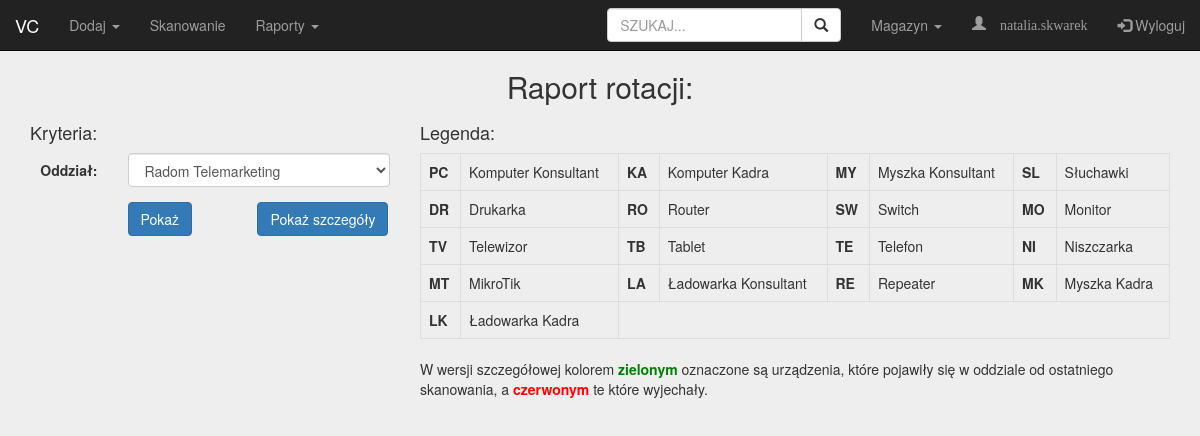
The page /rotate.php (signed in) on the database its author committed.
### tables this page shows
CREATE TABLE `firewall` (
  `id` int(11) NOT NULL,
  `name` varchar(32) NOT NULL,
  `tag` varchar(8) NOT NULL,
  `ip` varchar(16) NOT NULL,
  `stand` int(11) NOT NULL,
  `instance` int(11) NOT NULL,
  `range_from` int(11) NOT NULL,
  `range_to` int(11) NOT NULL,
  `listening_from` int(11) NOT NULL,
  `listening_to` int(11) NOT NULL
);

CREATE TABLE `types` (
  `id` int(11) NOT NULL,
  `name` varchar(32) NOT NULL,
  `tag` varchar(2) NOT NULL
);

### config.php (called while the page is built, shortened)
<?php
	function getDB() {
		$dbhost=DB_SERVER;
		$dbuser=DB_USERNAME;
		$dbpass=DB_PASSWORD;
		$dbname=DB_DATABASE;
		try {
			$dbConnection = new PDO("mysql:host=$dbhost;dbname=$dbname", $dbuser, $dbpass);
			$dbConnection->exec("set names utf8");
			$dbConnection->setAttribute(PDO::ATTR_ERRMODE, PDO::ERRMODE_EXCEPTION);
			return $dbConnection;
		}
		catch (PDOException $e) {
			echo 'Connection failed: ' . $e->getMessage();
		}
	}
	function getDepartment($id) {
		$db = getDB();
		$query = "SELECT * FROM firewall WHERE id = :id";
		$statement = $db->prepare($query);
		$statement->bindParam(':id',$id);
		$statement->execute();
		$count = $statement->rowCount();
		if($count > 0) {
			$result = $statement->fetch();
			return $result['name'];
		} else {
			return true;
		}
	}
?>

### rotate.php (the view, shortened to what this page needs)
<?php
include("config.php");
?>
<!DOCTYPE html>
<html lang="pl">
	<head>
		<link rel="stylesheet" href="https://maxcdn.bootstrapcdn.com/bootstrap/3.3.7/css/bootstrap.min.css">
		<link rel="stylesheet" href="css/style.css"/>
	</head>
	<body>
		<?php
		require('nav.php');
		?>
		<div class="container" style="margin-top:50px">
			<h2 class="text-center">Raport rotacji:</h2>
			<div class="row">
				<div class="col-sm-4">
					<h4>Kryteria:</h4>
					<form class="form-horizontal" action="" method="POST">
						<div class="form-group">
							<label class="control-label col-sm-3" for="department">Oddział:</label>
							<div class="col-sm-9">
								<select class="form-control" name="department" id="department" required>
									<?php
									$db = getDB();
									$statement2 = $db->prepare("SELECT * FROM firewall");
									$statement2->execute();
									foreach ($statement2->fetchAll(PDO::FETCH_ASSOC) as $value) {
										if(isset($department) && $department==$value['tag'])
											echo '<option value="'.$value["tag"].'" selected>'.$value["name"].'</option>';
										else
											echo '<option value="'.$value["tag"].'">'.$value["name"].'</option>';
									}
									?>
								</select>
							</div>
						</div>
						<div class="form-group">
							<div class="col-sm-offset-3 col-sm-2">
								<input type="submit" name="dateSend" class="btn btn-primary" value="Pokaż" />
							</div>
							<div class="col-sm-offset-2 col-sm-2">
								<input type="submit" name="dateSend2" class="btn btn-primary" value="Pokaż szczegóły" />
							</div>
						</div>
					</form>
				</div>
				<div class="col-sm-8">
					<h4>Legenda:</h4>
					<table class="table table-bordered">
						<tbody>
							<?php
							$db = getDB();
							$statement = $db->prepare("SELECT * FROM types");
							$statement->execute();
							$i = 1;
							foreach ($statement->fetchAll(PDO::FETCH_ASSOC) as $fw) {
								if($i==1) echo "<tr>";
								echo "<th>".$fw['tag']."</th>";
								echo "<td>".$fw['name']."</td>";
								$i++;
								if($i==5) $i = 1;
							}
							?>
						</tbody>
					</table>
					<p>W wersji szczegółowej kolorem <span style="color: green; font-weight: bold;">zielonym</span> oznaczone są urządzenia, które pojawiły się w oddziale od ostatniego skanowania, a <span style="color: red; font-weight: bold;">czerwonym</span> te które wyjechały.</p>
				</div>
			</div>
		</div>
	</body>
</html>

### nav.php (shortened to what this page needs)
<nav class="navbar navbar-inverse navbar-fixed-top">
	<div class="container-fluid">
		<div class="navbar-header">
			<a class="navbar-brand" href="home.php">VC</a>
		</div>
		<ul class="nav navbar-nav">
			<li class="dropdown">
				<a class="dropdown-toggle" data-toggle="dropdown" href="#">Dodaj
					<span class="caret"></span></a>
			</li>
			<li><a href="scan.php">Skanowanie</a></li>
			<li class="dropdown">
				<a class="dropdown-toggle" data-toggle="dropdown" href="#">Raporty
					<span class="caret"></span></a>
			</li>
		</ul>
		<ul class="nav navbar-nav navbar-right">
			<form class="navbar-form navbar-left" action="device.php">
				<div class="input-group">
					<input type="text" style="text-transform: uppercase;" class="form-control" placeholder="Szukaj..." name="id">
					<div class="input-group-btn">
						<button class="btn btn-default" type="submit">
							<i class="glyphicon glyphicon-search"></i>
						</button>
					</div>
				</div>
			</form>
			<li class="dropdown">
				<a class="dropdown-toggle" data-toggle="dropdown" href="#"><?php echo getDepartment($departmentSelected); ?>
					<span class="caret"></span></a>
			</li>
			<li><p class="navbar-text glyphicon glyphicon-user"> <?php echo $_SESSION["username"]; ?></p></li>
			<li><a href="logout.php"><span class="glyphicon glyphicon-log-in"></span> Wyloguj</a></li>
		</ul>
	</div>
</nav>

### css/style.css (style rules this page uses)
* { padding: 0; margin: 0; box-sizing: border-box; }
body { background-color: #eee; }
.navbar { border-radius: 0; }
table { overflow: hidden; }
td, th { position: relative; }

### rows shown on the page
firewall: name "Magazyn"
types: tag "PC", name "Komputer Konsultant"
types: tag "KA", name "Komputer Kadra"
types: tag "MY", name "Myszka Konsultant"
types: tag "SL", name "Słuchawki"
types: tag "DR", name "Drukarka"
types: tag "RO", name "Router"
types: tag "SW", name "Switch"
types: tag "MO", name "Monitor"
types: tag "TV", name "Telewizor"
types: tag "TB", name "Tablet"
types: tag "TE", name "Telefon"
types: tag "NI", name "Niszczarka"
types: tag "MT", name "MikroTik"
types: tag "LA", name "Ładowarka Konsultant"
types: tag "RE", name "Repeater"
types: tag "MK", name "Myszka Kadra"
types: tag "LK", name "Ładowarka Kadra"

### other values the page prints
$_SESSION["username"] "natalia.skwarek"
form field department "Radom Telemarketing"
